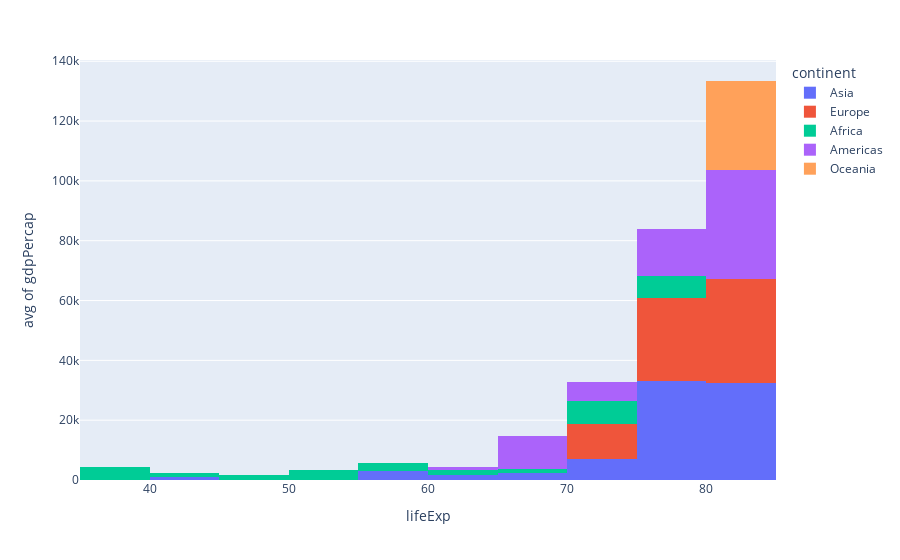

This figure's notebook cell:
### Code cell
px.histogram(df.loc[df['year'] == 2007],
    x = 'lifeExp',
    y = 'gdpPercap',
    histfunc = 'avg',
    color = 'continent')

### Figure 1 — Plotly figure (JSON) as saved in the notebook; plotly's stock layout.template omitted (floating-point values rounded to 4 significant figures)
{"data": [{"alignmentgroup": "True", "bingroup": "x", "histfunc": "avg", "hovertemplate": "continent=Asia<br>lifeExp=%{x}<br>avg of gdpPercap=%{y}<extra></extra>", "legendgroup": "Asia", "marker": {"color": "#636efa", "pattern": {"shape": ""}}, "name": "Asia", "offsetgroup": "Asia", "orientation": "v", "showlegend": true, "type": "histogram", "x": [43.83, 75.64, 64.06, 59.72, 72.96, 82.21, 64.7, 70.65, 70.96, 59.55, 80.75, 82.6, 72.53, 67.3, 78.62, 77.59, 71.99, 74.24, 66.8, 62.07, 63.78, 75.64, 65.48, 71.69, 72.78, 79.97, 72.4, 74.14, 78.4, 70.62, 74.25, 73.42, 62.7], "xaxis": "x", "y": [974.6, 29800.0, 1391.0, 1714.0, 4959.0, 39720.0, 2452.0, 3541.0, 11610.0, 4471.0, 25520.0, 31660.0, 4519.0, 1593.0, 23350.0, 47310.0, 10460.0, 12450.0, 3096.0, 944, 1091.0, 22320.0, 2606.0, 3190.0, 21650.0, 47140.0, 3970.0, 4185.0, 28720.0, 7458.0, 2442.0, 3025.0, 2281.0], "yaxis": "y"}, {"alignmentgroup": "True", "bingroup": "x", "histfunc": "avg", "hovertemplate": "continent=Europe<br>lifeExp=%{x}<br>avg of gdpPercap=%{y}<extra></extra>", "legendgroup": "Europe", "marker": {"color": "#EF553B", "pattern": {"shape": ""}}, "name": "Europe", "offsetgroup": "Europe", "orientation": "v", "showlegend": true, "type": "histogram", "x": [76.42, 79.83, 79.44, 74.85, 73.0, 75.75, 76.49, 78.33, 79.31, 80.66, 79.41, 79.48, 73.34, 81.76, 78.89, 80.55, 74.54, 79.76, 80.2, 75.56, 78.1, 72.48, 74.0, 74.66, 77.93, 80.94, 80.88, 81.7, 71.78, 79.42], "xaxis": "x", "y": [5937.0, 36130.0, 33690.0, 7446.0, 10680.0, 14620.0, 22830.0, 35280.0, 33210.0, 30470.0, 32170.0, 27540.0, 18010.0, 36180.0, 40680.0, 28570.0, 9254.0, 36800.0, 49360.0, 15390.0, 20510.0, 10810.0, 9787.0, 18680.0, 25770.0, 28820.0, 33860.0, 37510.0, 8458.0, 33200.0], "yaxis": "y"}, {"alignmentgroup": "True", "bingroup": "x", "histfunc": "avg", "hovertemplate": "continent=Africa<br>lifeExp=%{x}<br>avg of gdpPercap=%{y}<extra></extra>", "legendgroup": "Africa", "marker": {"color": "#00cc96", "pattern": {"shape": ""}}, "name": "Africa", "offsetgroup": "Africa", "orientation": "v", "showlegend": true, "type": "histogram", "x": [72.3, 42.73, 56.73, 50.73, 52.3, 49.58, 50.43, 44.74, 50.65, 65.15, 46.46, 55.32, 48.33, 54.79, 71.34, 51.58, 58.04, 52.95, 56.73, 59.45, 60.02, 56.01, 46.39, 54.11, 42.59, 45.68, 73.95, 59.44, 48.3, 54.47, 64.16, 72.8, 71.16, 42.08, 52.91, 56.87, 46.86, 76.44, 46.24, 65.53, 63.06, 42.57, 48.16, 49.34, 58.56, 39.61, 52.52, 58.42, 73.92, 51.54, 42.38, 43.49], "xaxis": "x", "y": [6223.0, 4797.0, 1441.0, 12570.0, 1217.0, 430.1, 2042.0, 706.0, 1704.0, 986.1, 277.6, 3633.0, 1545.0, 2082.0, 5581.0, 12150.0, 641.4, 690.8, 13210.0, 752.7, 1328.0, 942.7, 579.2, 1463.0, 1569.0, 414.5, 12060.0, 1045.0, 759.3, 1043.0, 1803.0, 10960.0, 3820.0, 823.7, 4811.0, 619.7, 2014.0, 7670.0, 863.1, 1598.0, 1712.0, 862.5, 926.1, 9270.0, 2602.0, 4513.0, 1107.0, 883.0, 7093.0, 1056.0, 1271.0, 469.7], "yaxis": "y"}, {"alignmentgroup": "True", "bingroup": "x", "histfunc": "avg", "hovertemplate": "continent=Americas<br>lifeExp=%{x}<br>avg of gdpPercap=%{y}<extra></extra>", "legendgroup": "Americas", "marker": {"color": "#ab63fa", "pattern": {"shape": ""}}, "name": "Americas", "offsetgroup": "Americas", "orientation": "v", "showlegend": true, "type": "histogram", "x": [75.32, 65.55, 72.39, 80.65, 78.55, 72.89, 78.78, 78.27, 72.23, 74.99, 71.88, 70.26, 60.92, 70.2, 72.57, 76.19, 72.9, 75.54, 71.75, 71.42, 78.75, 69.82, 78.24, 76.38, 73.75], "xaxis": "x", "y": [12780.0, 3822.0, 9066.0, 36320.0, 13170.0, 7007.0, 9645.0, 8948.0, 6025.0, 6873.0, 5728.0, 5186.0, 1202.0, 3548.0, 7321.0, 11980.0, 2749.0, 9809.0, 4173.0, 7409.0, 19330.0, 18010.0, 42950.0, 10610.0, 11420.0], "yaxis": "y"}, {"alignmentgroup": "True", "bingroup": "x", "histfunc": "avg", "hovertemplate": "continent=Oceania<br>lifeExp=%{x}<br>avg of gdpPercap=%{y}<extra></extra>", "legendgroup": "Oceania", "marker": {"color": "#FFA15A", "pattern": {"shape": ""}}, "name": "Oceania", "offsetgroup": "Oceania", "orientation": "v", "showlegend": true, "type": "histogram", "x": [81.23, 80.2], "xaxis": "x", "y": [34440.0, 25190.0], "yaxis": "y"}], "layout": {"barmode": "relative", "legend": {"title": {"text": "continent"}, "tracegroupgap": 0}, "margin": {"t": 60}, "xaxis": {"anchor": "y", "domain": [0, 1], "title": {"text": "lifeExp"}}, "yaxis": {"anchor": "x", "domain": [0, 1], "title": {"text": "avg of gdpPercap"}}}}
